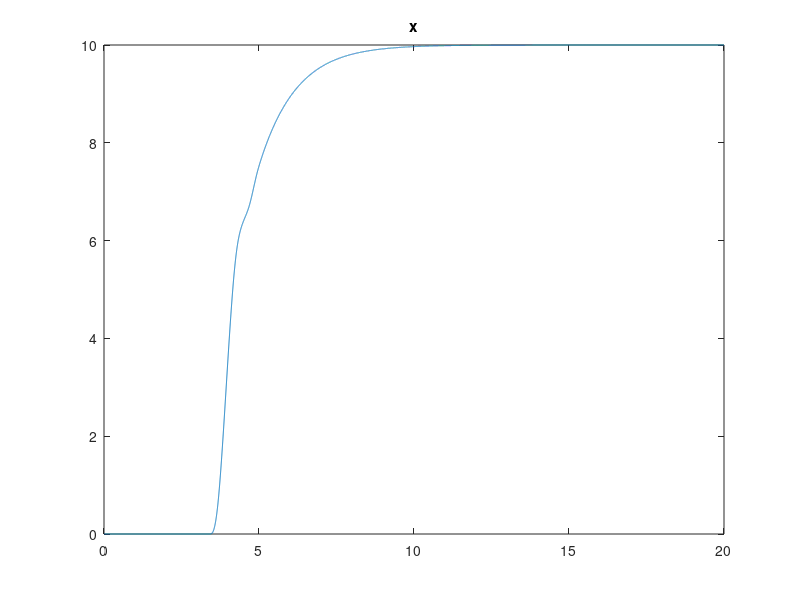
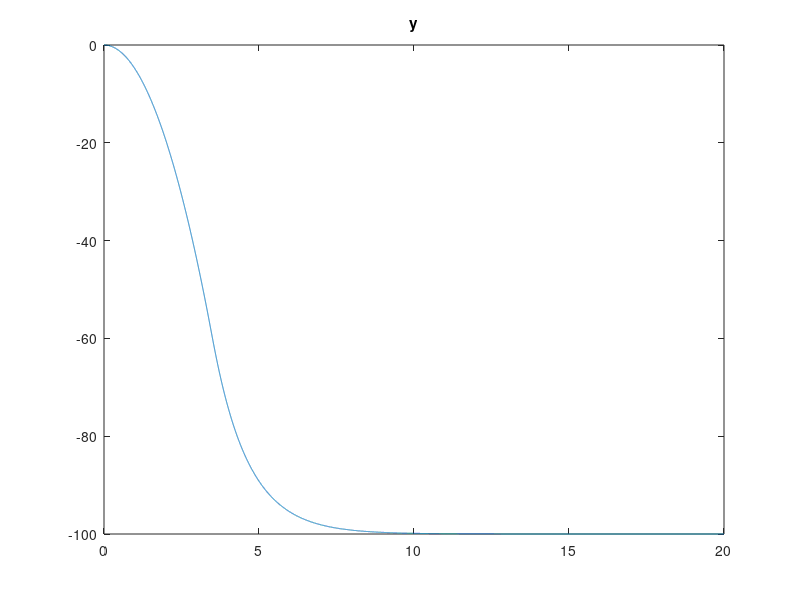
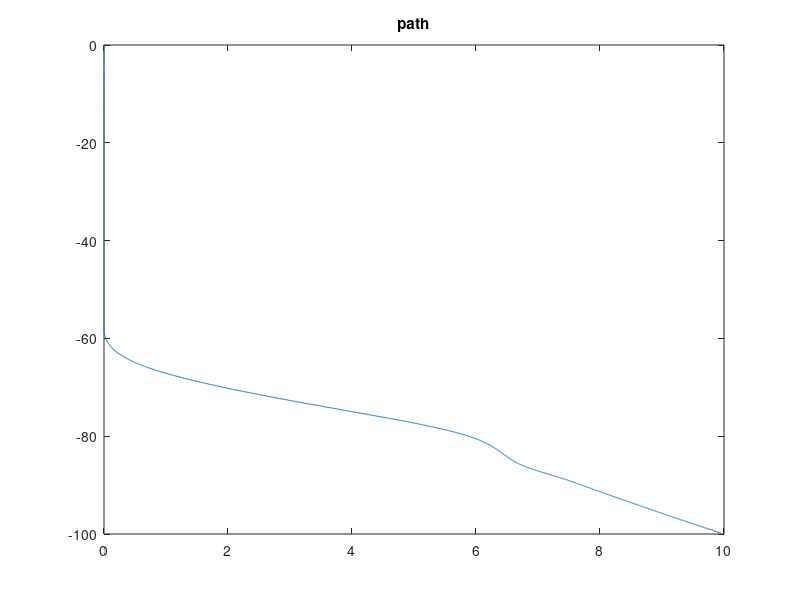
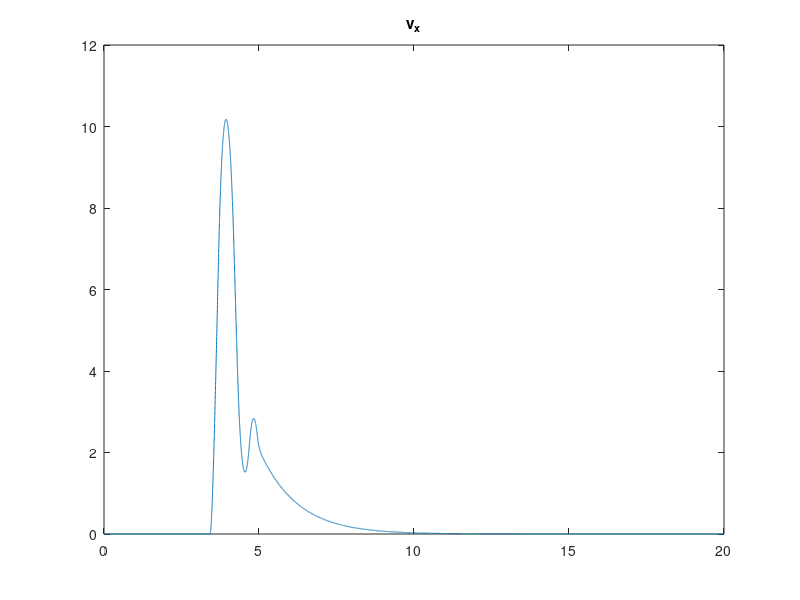

Reproduce these figures in MATLAB, in order.

clear
close all

g = 9.8;
sim_time    = 20;
dt          = 0.001;

num_steps   = sim_time / dt;
steps = 1 : num_steps;
t = steps * dt;

% Desired Conditions
x_r = 10;
y_r = -100;

% Controller values
K_v         = 0.8;
K_a         = 10;
K_omega     = 100;
K_j         = 100;

max_theta   = pi / 4;
max_omega   = 30 / 60 * 2 * pi;

% Initial Conditions
m = 10;
Z       = zeros(size(steps));

x       = Z;
y       = Z;
v_x     = Z;
v_y     = Z;
a_y     = -g;
theta   = Z;
omega   = Z;
F_th    = Z;

% Start of sim

F_g = m * g;

for n = steps
    p = max([n - 1, 1]);
    x0      = x(p);
    y0      = y(p);
    v_x0    = v_x(p);
    v_y0    = v_y(p);
    theta0  = theta(p);
    F_th0   = F_th(p);

    % Control
    v_x_in      = -K_v * (x0 - x_r);
    v_y_in      = -K_v * (y0 - y_r);

    a_x_in      = -K_a * (v_x0 - v_x_in);
    a_y_in      = -K_a * (v_y0 - v_y_in);

    theta_in    = atan(a_x_in / g);
    theta_in    = min([theta_in, max_theta]);
    theta_in    = max([theta_in, -max_theta]);

    omega_in    = -K_omega * (theta0 - theta_in);
    omega_in    = min([omega_in, max_omega]);
    omega_in    = max([omega_in, -max_omega]);
    
    F_th_y_dot = -K_j * m * (a_y - a_y_in);
    F_th_dot = F_th_y_dot / cos(theta0);

    F_th_in = F_th0 + F_th_dot * dt;
    F_th_in = max([F_th_in, 0]);
    F_th(n) = F_th_in;

    % Update state
    a_x = F_th_in * sin(theta0) / m;
    a_y = (F_th_in * cos(theta0) - F_g) / m;

    v_x(n) = v_x0 + a_x * dt;
    v_y(n) = v_y0 + a_y * dt;

    x(n) = x0 + v_x0 * dt + 0.5 * a_x * dt * dt;
    y(n) = y0 + v_y0 * dt + 0.5 * a_y * dt * dt;
    
    theta(n) = theta0 + omega_in * dt;
    omega(n) = omega_in;
end

figure
plot(t, x)
title('x')

figure
plot(t, y)
title('y')

figure
plot(x, y)
title('path')

figure
plot(t, v_x)
title('v_x')

figure
plot(t, v_y)
title('v_y')

figure
plot(t, theta * 180 / pi)
title('theta in deg')

figure
plot(t, omega * 180 / pi)
title('omega in deg/s')

figure
plot(t, F_th)
title('F\_th')
